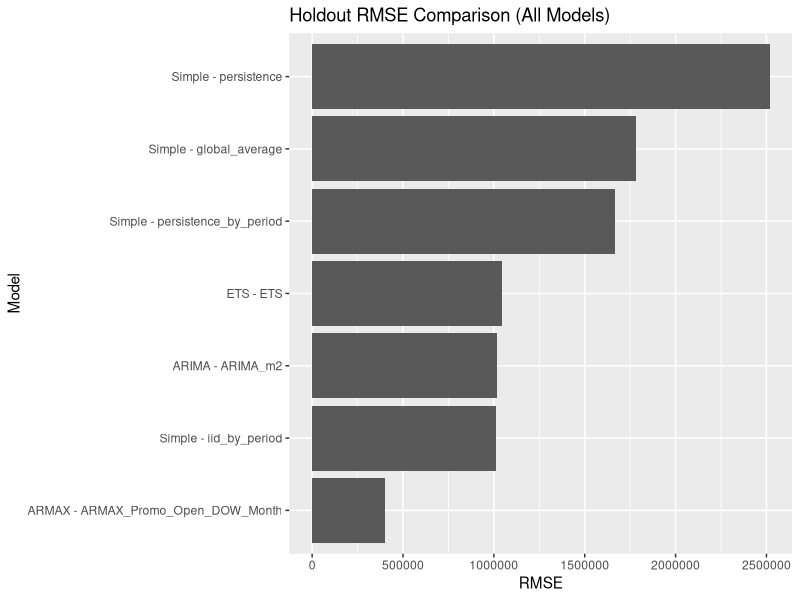

Write R code to recreate this figure.
## ---- chunk 1
knitr::opts_chunk$set(
  warning = FALSE,
  message = FALSE
)
## ---- chunk 2
suppressPackageStartupMessages({
  suppressWarnings(library(tidyverse))
  suppressWarnings(library(forecast))
})

agg <- readr::read_csv(
  "../../data/processed/store_type_a_train_aggregate_daily.csv",
  show_col_types = FALSE
) |>
  dplyr::mutate(Date = as.Date(Date)) |>
  dplyr::arrange(Date)

y_all <- agg$Sales

n_total <- length(y_all)
n_train <- floor(0.8 * n_total)

train_data <- y_all[1:n_train]
test_data  <- y_all[(n_train + 1):n_total]
holdout_idx <- (n_train + 1):n_total

rmse_vec <- function(a, p) sqrt(mean((a - p)^2, na.rm = TRUE))
## ---- chunk 3
simple_rmse <- readr::read_csv(
  "../../04_analysis/simple/results/simple_rules_aggregate_holdout_rmse_summary.csv"
) |>
  mutate(method = "Simple")

sales_ts <- ts(train_data, frequency = 7)
ets_model <- ets(sales_ts)
ets_fc <- forecast(ets_model, h = length(test_data))$mean

ets_rmse <- tibble(
  model = "ETS",
  holdout_rmse = rmse_vec(test_data, ets_fc),
  n_holdout = length(test_data),
  method = "ETS"
)
## ---- chunk 4
model1 <- auto.arima(sales_ts)
model2 <- Arima(sales_ts, order=c(4,0,1), seasonal=c(2,1,1))
model3 <- Arima(sales_ts, order=c(4,0,1), seasonal=c(1,1,0))
model4 <- Arima(sales_ts, order=c(2,0,1), seasonal=c(2,1,0))
model5 <- Arima(sales_ts, order=c(4,0,2), seasonal=c(2,1,0))

models <- list(
  ARIMA_auto = model1,
  ARIMA_m2 = model2,
  ARIMA_m3 = model3,
  ARIMA_m4 = model4,
  ARIMA_m5 = model5
)

arima_rmse_table <- purrr::imap_dfr(models, function(mod, name) {

  fc <- forecast(mod, h = length(test_data))$mean

  tibble(
    model = name,
    holdout_rmse = rmse_vec(test_data, fc),
    n_holdout = length(test_data),
    method = "ARIMA"
  )
}) |>
  arrange(holdout_rmse)

arima_best <- arima_rmse_table |> slice(1)
arima_best
## ---- chunk 5
armax_rmse <- readr::read_csv(
  "../../04_analysis/armax/results/armax_holdout_rmse_summary.csv",
  show_col_types = FALSE
)

armax_rmse <- armax_rmse |>
  mutate(method = "ARMAX")
## ---- chunk 6
rmse_all <- bind_rows(
  simple_rmse,
  ets_rmse,
  arima_best,
  armax_rmse
) |>
  mutate(model_full = paste(method, model, sep = " - ")) |>
  arrange(holdout_rmse)

rmse_all
## ---- chunk 7
ggplot(rmse_all, aes(x = reorder(model_full, holdout_rmse), y = holdout_rmse)) +
  geom_col() +
  coord_flip() +
  labs(
    title = "Holdout RMSE Comparison (All Models)",
    x = "Model",
    y = "RMSE"
  )
## ---- chunk 8
best_model <- rmse_all |> slice_min(holdout_rmse, n = 1)
best_model
## ---- chunk 9
seasonal_frequency <- 7L
final_train <- readr::read_csv(
  "../../data/processed/store_type_a_train_aggregate_daily.csv",
  show_col_types = FALSE
) |>
  mutate(
    Date = as.Date(Date),
    PromoShare = if_else(OpenStores > 0, PromoStores / OpenStores, 0),
    DayOfWeek = factor(DayOfWeek, levels = 1:7),
    Month = factor(Month, levels = 1:12)
  ) |>
  arrange(Date)

final_test <- readr::read_csv(
  "../../data/processed/store_type_a_test_aggregate_daily.csv",
  show_col_types = FALSE
) |>
  mutate(
    Date = as.Date(Date),
    PromoShare = if_else(OpenStores > 0, PromoStores / OpenStores, 0),
    DayOfWeek = factor(DayOfWeek, levels = 1:7),
    Month = factor(Month, levels = 1:12)
  ) |>
  arrange(Date)

colnames(final_test)

xreg_train <- model.matrix(
  ~ PromoShare + OpenStores + DayOfWeek + Month,
  data = final_train
)[, -1]

xreg_test <- model.matrix(
  ~ PromoShare + OpenStores + DayOfWeek + Month,
  data = final_test
)[, -1]

y_train_full <- ts(final_train$Sales, frequency = seasonal_frequency)

final_armax_model <- auto.arima(
  y_train_full,
  xreg = xreg_train,
  seasonal = TRUE,
  allowmean = FALSE,
  allowdrift = FALSE,
  stepwise = TRUE,
  approximation = TRUE
)

h <- nrow(final_test)

final_forecast <- forecast(
  final_armax_model,
  xreg = xreg_test,
  h = h
)$mean

# Enforce non-negative sales
final_forecast <- pmax(0, as.numeric(final_forecast))

test_target_col <- intersect(c("Sales", "sales"), colnames(final_test))

if (length(test_target_col) == 1) {
  final_results <- tibble(
    Date = final_test$Date,
    actual = final_test[[test_target_col]],
    predicted = final_forecast
  )

  final_test_rmse <- sqrt(mean(
    (final_results$actual - final_results$predicted)^2,
    na.rm = TRUE
  ))
} else {
  final_results <- tibble(
    Date = final_test$Date,
    predicted = final_forecast
  )

  final_test_rmse <- NA_real_
  message("No actual sales column found in final_test; test RMSE cannot be computed from this file.")
}

head(final_results)

final_test_rmse
